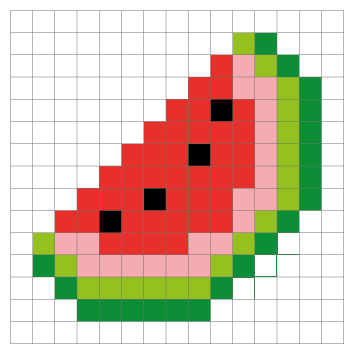
#> input picture Supplemental protocols and data/Data/Bonus Figure/Programming PA/Watermelon_analysis_v1/Firstanalysis/water-melon_v2.png, 355 x 355 px, found by its file name
$ python wmix.py
#> lines starting #> are read from the running program, lines starting #| are printed output that depends on the picture; after the words box and inside, x2 and y2 are one past the last pixel; in counts of white or black regions, pixels touching at a corner belong together
# -*- coding: utf-8 -*-
"""
Created on Sat Feb 19 11:51:40 2022

@author: rmish
"""

import matplotlib.pyplot as plt

z = plt.imread('water-melon_v2.png')
#> z is the input picture: shape (355, 355, 4) float32; mean R, G, B, A 0.843, 0.764, 0.692, 1

thresh = 0.7
zr = z[:,:,0] > thresh-0.4
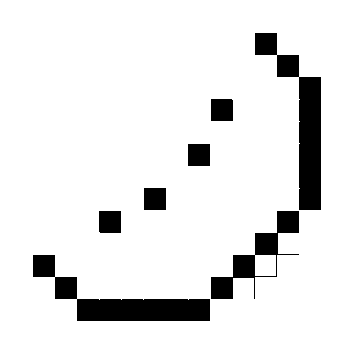
#> zr: shape (355, 355) bool; 90.7% white; 7 black regions, largest, box (x1, y1, x2, y2) and area: (255, 33, 321, 210) 3890, (33, 255, 210, 321) 3890, (211, 211, 299, 299) 2065
zg = z[:,:,1] > thresh
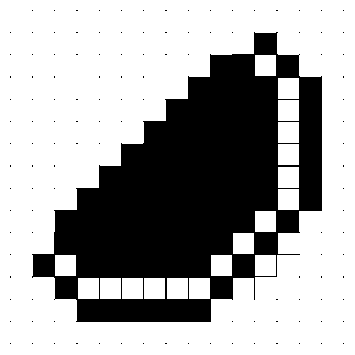
#> zg: shape (355, 355) bool; 65.9% white; 122 black regions (121 under 20 px), largest, box (x1, y1, x2, y2) and area: (32, 32, 322, 322) 42782
zb = z[:,:,2] > thresh-0.4
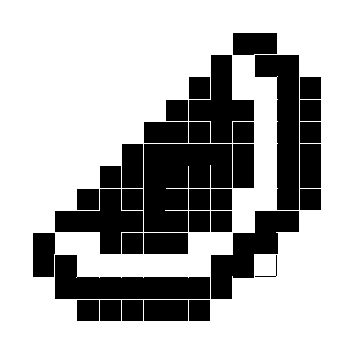
#> zb: shape (355, 355) bool; 69.2% white; 35 black regions, largest, box (x1, y1, x2, y2) and area: (144, 144, 232, 232) 5718, (255, 55, 299, 210) 3889, (55, 255, 210, 299) 3889
ztot = zr & zg & zb
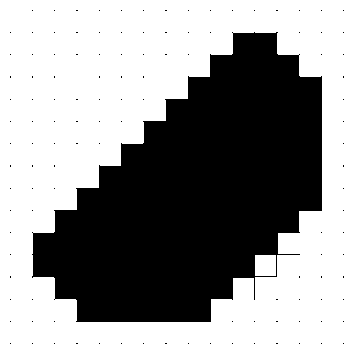
#> ztot: shape (355, 355) bool; 59.3% white; 120 black regions (119 under 20 px), largest, box (x1, y1, x2, y2) and area: (32, 32, 322, 322) 51163
z[ztot] = 0
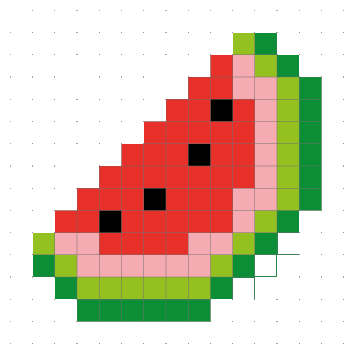
#> z: shape (355, 355, 4) float32; mean R, G, B, A 0.262, 0.184, 0.111, 0.407; transparent parts drawn white
plt.figure(frameon = False)
plt.imshow(z)
plt.savefig('blackw.svg',format='svg',dpi=150,pad_inches=0)
plt.savefig('blackw.png',format='png',dpi=150,pad_inches=0)
